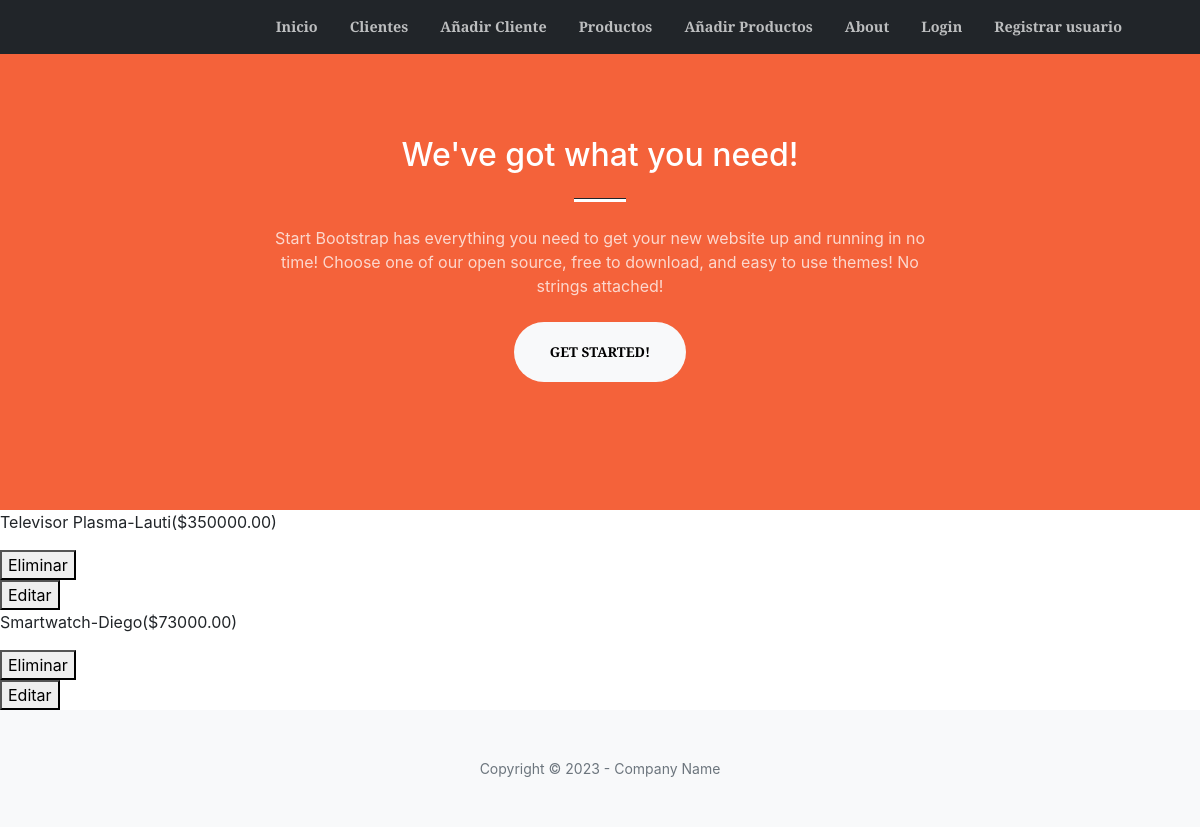
The page /producto/ on the database its author committed.
### productos/models.py (models this page shows, shortened)
class Productos(models.Model):
    vendedor = models.CharField(max_length=100)
    producto = models.CharField(max_length=100)
    precio = models.DecimalField(decimal_places=2, max_digits=100)
    correo = models.EmailField(max_length=254, blank=True, null=True)

### productos/views.py (the view)
def productos_views(request):
    productos = models.Productos.objects.all()
    context = {"productos": productos}
    return render(request, "productos/index.html", context)

### productos/templates/productos/index.html
{% extends 'home/base.html' %}
{% block contenido_agregado %}
    {% for producto in productos %}
    <p>{{ producto.producto }}-{{ producto.vendedor }}(${{producto.precio}})</p>
    <div>
        <form action="{% url 'productos:eliminar-producto' producto.id %}" method="POST">{% csrf_token %}
            <button type="submit">Eliminar</button>
         </form>
         <form action="{% url 'productos:editar' producto.id %}" method="POST">{% csrf_token %}
            <button type="submit">Editar</button>
        </form>
    </div>
    {% endfor %}
{% endblock contenido_agregado %}

### rows shown on the page
Productos: producto "Televisor Plasma", vendedor "Lauti", precio "350000.00"
Productos: producto "Smartwatch", vendedor "Diego", precio "73000.00"
